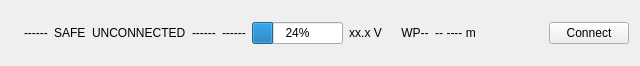
<?xml version="1.0" encoding="UTF-8"?>
<ui version="4.0">
 <class>QGCToolBar</class>
 <widget class="QWidget" name="QGCToolBar">
  <property name="geometry">
   <rect>
    <x>0</x>
    <y>0</y>
    <width>640</width>
    <height>66</height>
   </rect>
  </property>
  <property name="sizePolicy">
   <sizepolicy hsizetype="MinimumExpanding" vsizetype="Minimum">
    <horstretch>0</horstretch>
    <verstretch>0</verstretch>
   </sizepolicy>
  </property>
  <property name="windowTitle">
   <string>Form</string>
  </property>
  <layout class="QHBoxLayout" name="horizontalLayout">
   <item>
    <widget class="QLabel" name="symbolLabel">
     <property name="text">
      <string/>
     </property>
     <property name="pixmap">
      <pixmap resource="../../qgroundcontrol.qrc">:/files/images/mavs/unknown.svg</pixmap>
     </property>
    </widget>
   </item>
   <item>
    <widget class="QLabel" name="toolBarNameLabel">
     <property name="toolTip">
      <string>Currently controlled vehicle</string>
     </property>
     <property name="text">
      <string>------</string>
     </property>
    </widget>
   </item>
   <item>
    <widget class="QLabel" name="toolBarSafetyLabel">
     <property name="toolTip">
      <string>Vehicle safety state</string>
     </property>
     <property name="text">
      <string>SAFE</string>
     </property>
    </widget>
   </item>
   <item>
    <widget class="QLabel" name="toolBarTimeoutLabel">
     <property name="toolTip">
      <string>System timed out, interval since last message</string>
     </property>
     <property name="text">
      <string>UNCONNECTED</string>
     </property>
    </widget>
   </item>
   <item>
    <widget class="QLabel" name="toolBarModeLabel">
     <property name="toolTip">
      <string>Vehicle mode</string>
     </property>
     <property name="text">
      <string>------</string>
     </property>
    </widget>
   </item>
   <item>
    <widget class="QLabel" name="toolBarStateLabel">
     <property name="toolTip">
      <string>Vehicle state</string>
     </property>
     <property name="text">
      <string>------</string>
     </property>
    </widget>
   </item>
   <item>
    <widget class="QProgressBar" name="toolBarBatteryBar">
     <property name="toolTip">
      <string>Battery charge level</string>
     </property>
     <property name="value">
      <number>24</number>
     </property>
    </widget>
   </item>
   <item>
    <widget class="QLabel" name="toolBarBatteryVoltageLabel">
     <property name="toolTip">
      <string>Battery voltage</string>
     </property>
     <property name="layoutDirection">
      <enum>Qt::LeftToRight</enum>
     </property>
     <property name="text">
      <string>xx.x V</string>
     </property>
     <property name="alignment">
      <set>Qt::AlignCenter</set>
     </property>
    </widget>
   </item>
   <item>
    <widget class="QLabel" name="toolBarStateLabel_2">
     <property name="toolTip">
      <string>Most recent system message</string>
     </property>
     <property name="text">
      <string/>
     </property>
    </widget>
   </item>
   <item>
    <widget class="QLabel" name="toolBarWpLabel">
     <property name="toolTip">
      <string>Current waypoint</string>
     </property>
     <property name="text">
      <string>WP--</string>
     </property>
     <property name="alignment">
      <set>Qt::AlignCenter</set>
     </property>
    </widget>
   </item>
   <item>
    <widget class="QLabel" name="toolBarDistLabel">
     <property name="toolTip">
      <string>Distance to current waypoint</string>
     </property>
     <property name="text">
      <string>-- ---- m</string>
     </property>
     <property name="alignment">
      <set>Qt::AlignCenter</set>
     </property>
    </widget>
   </item>
   <item>
    <widget class="QLabel" name="toolBarMessageLabel">
     <property name="toolTip">
      <string>Most recent system message</string>
     </property>
     <property name="text">
      <string/>
     </property>
    </widget>
   </item>
   <item>
    <spacer name="horizontalSpacer">
     <property name="orientation">
      <enum>Qt::Horizontal</enum>
     </property>
     <property name="sizeType">
      <enum>QSizePolicy::MinimumExpanding</enum>
     </property>
     <property name="sizeHint" stdset="0">
      <size>
       <width>0</width>
       <height>24</height>
      </size>
     </property>
    </spacer>
   </item>
   <item>
    <widget class="QPushButton" name="connectButton">
     <property name="toolTip">
      <string>Connect wireless link to MAV</string>
     </property>
     <property name="text">
      <string>Connect</string>
     </property>
     <property name="checkable">
      <bool>true</bool>
     </property>
    </widget>
   </item>
  </layout>
 </widget>
 <resources>
  <include location="../../qgroundcontrol.qrc"/>
 </resources>
 <connections/>
</ui>
